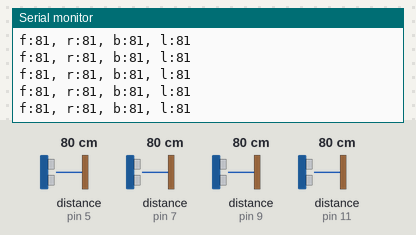
A sketch run on a simulated Arduino Mega 2560, built with avr-gcc and run on an emulated ATmega2560. Parts: the last lines printed to the serial monitor. The test bench sets the inputs (shaded band); at power-on: distance to the obstacle (sensors on pin 5, pin 7, pin 9, pin 11) 80 cm. The echo pulse lasts 58.3 µs per cm.

Above: at 1.2 s.
1.3 s: distance to the obstacle (sensor on pin 5) set to 2 cm
At 1.56 s:
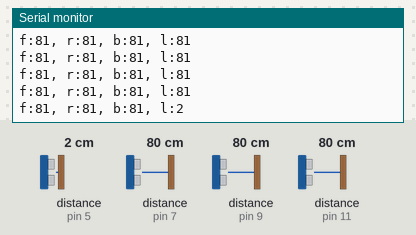
2.8 s: distance to the obstacle (sensor on pin 7) set to 2 cm
At 2.8 s:
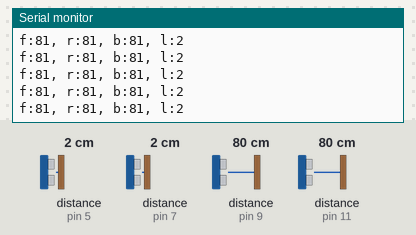
4.3 s: distance to the obstacle (sensor on pin 9) set to 2 cm
At 4.41 s:
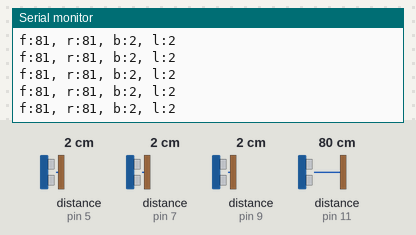
5.8 s: distance to the obstacle (sensor on pin 11) set to 2 cm
At 5.9 s:
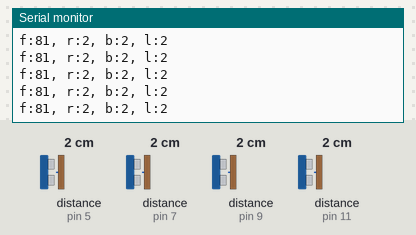
7.3 s: distance to the obstacle (sensor on pin 5) set to 4 cm
At 7.38 s:
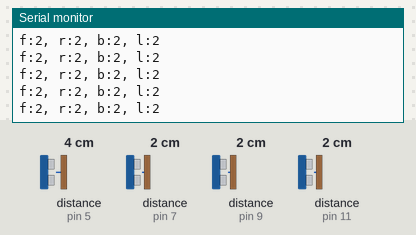
8.8 s: distance to the obstacle (sensor on pin 7) set to 4 cm
At 8.87 s:
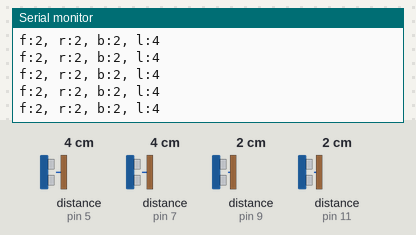
Timing chart, 0 to 11.3 s (numbered marks = the images above; inputs shaded):
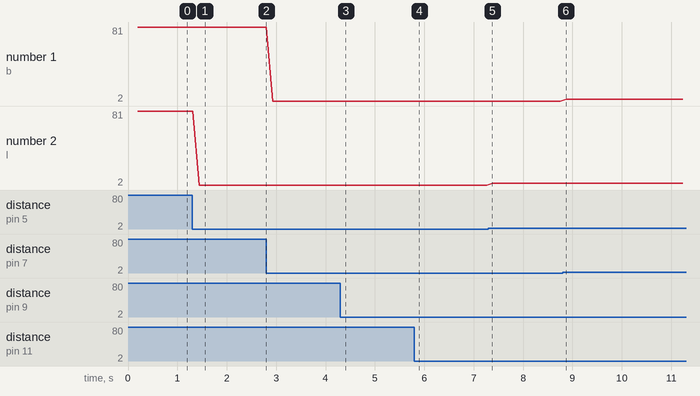

The sketch:

arduino_0.ino
```cpp
// ---------------------------------------------------------------------------
// Before attempting to use this sketch, please read the "Help with 15 Sensors Example Sketch":
// https://bitbucket.org/teckel12/arduino-new-ping/wiki/Help%20with%2015%20Sensors%20Example%20Sketch
//
// This example code was used to successfully communicate with 15 ultrasonic sensors. You can adjust
// the number of sensors in your project by changing SONAR_NUM and the number of NewPing objects in the
// "sonar" array. You also need to change the pins for each sensor for the NewPing objects. Each sensor
// is pinged at 33ms intervals. So, one cycle of all sensors takes 495ms (33 * 15 = 495ms). The results
// are sent to the "oneSensorCycle" function which currently just displays the distance data. Your project
// would normally process the sensor results in this function (for example, decide if a robot needs to
// turn and call the turn function). Keep in mind this example is event-driven. Your complete sketch needs
// to be written so there's no "delay" commands and the loop() cycles at faster than a 33ms rate. If other
// processes take longer than 33ms, you'll need to increase PING_INTERVAL so it doesn't get behind.
// ---------------------------------------------------------------------------
#include <NewPing.h>

#define SONAR_NUM     4 // Number of sensors.
#define MAX_DISTANCE 200 // Maximum distance (in cm) to ping.
#define PING_INTERVAL 31 // Milliseconds between sensor pings (29ms is about the min to avoid cross-sensor echo).

unsigned long pingTimer[SONAR_NUM]; // Holds the times when the next ping should happen for each sensor.
unsigned int cm[SONAR_NUM];         // Where the ping distances are stored.
uint8_t currentSensor = 0;          // Keeps track of which sensor is active.

NewPing sonar[SONAR_NUM] = {     // Sensor object array.
  NewPing(12, 11, MAX_DISTANCE), // Each sensor's trigger pin, echo pin, and max distance to ping.
  NewPing(10, 9, MAX_DISTANCE),
  NewPing(8, 7, MAX_DISTANCE),
  NewPing(6, 5, MAX_DISTANCE)
};

void setup() {
  Serial.begin(115200);
  pingTimer[0] = millis() + 75;           // First ping starts at 75ms, gives time for the Arduino to chill before starting.
  for (uint8_t i = 1; i < SONAR_NUM; i++) // Set the starting time for each sensor.
    pingTimer[i] = pingTimer[i - 1] + PING_INTERVAL;
}

void loop() {
  for (uint8_t i = 0; i < SONAR_NUM; i++) { // Loop through all the sensors.
    if (millis() >= pingTimer[i]) {         // Is it this sensor's time to ping?
      pingTimer[i] += PING_INTERVAL * SONAR_NUM;  // Set next time this sensor will be pinged.
      if (i == 0 && currentSensor == SONAR_NUM - 1) oneSensorCycle(); // Sensor ping cycle complete, do something with the results.
      sonar[currentSensor].timer_stop();          // Make sure previous timer is canceled before starting a new ping (insurance).
      currentSensor = i;                          // Sensor being accessed.
      cm[currentSensor] = 0;                      // Make distance zero in case there's no ping echo for this sensor.
      sonar[currentSensor].ping_timer(echoCheck); // Do the ping (processing continues, interrupt will call echoCheck to look for echo).
    }
  }
  // Other code that *DOESN'T* analyze ping results can go here.
}

void echoCheck() { // If ping received, set the sensor distance to array.
  if (sonar[currentSensor].check_timer())
    cm[currentSensor] = sonar[currentSensor].ping_result / US_ROUNDTRIP_CM;
}

void oneSensorCycle() { // Sensor ping cycle complete, do something with the results.
  // The following code would be replaced with your code that does something with the ping results.
  //for (uint8_t i = 0; i < SONAR_NUM; i++) {
    //Serial.print(i);
    //Serial.print("=");
    //Serial.print(cm[i]);
    //Serial.print("cm ");
    //if (i < SONAR_NUM-1) { Serial.print(","); }
  //}
  Serial.print("f:");
  Serial.print(cm[0]);
  Serial.print(", r:");
  Serial.print(cm[1]);
  Serial.print(", b:");
  Serial.print(cm[2]);
  Serial.print(", l:");
  Serial.print(cm[3]);
  Serial.println();
}
```

Measured:
- after the input at 1.3 s, the serial monitor: prints a new line after 0.14 s (image 1)
- plotted number 2: 81 → 2 after the input at 1.3 s, 2 → 4 after the input at 7.3 s
